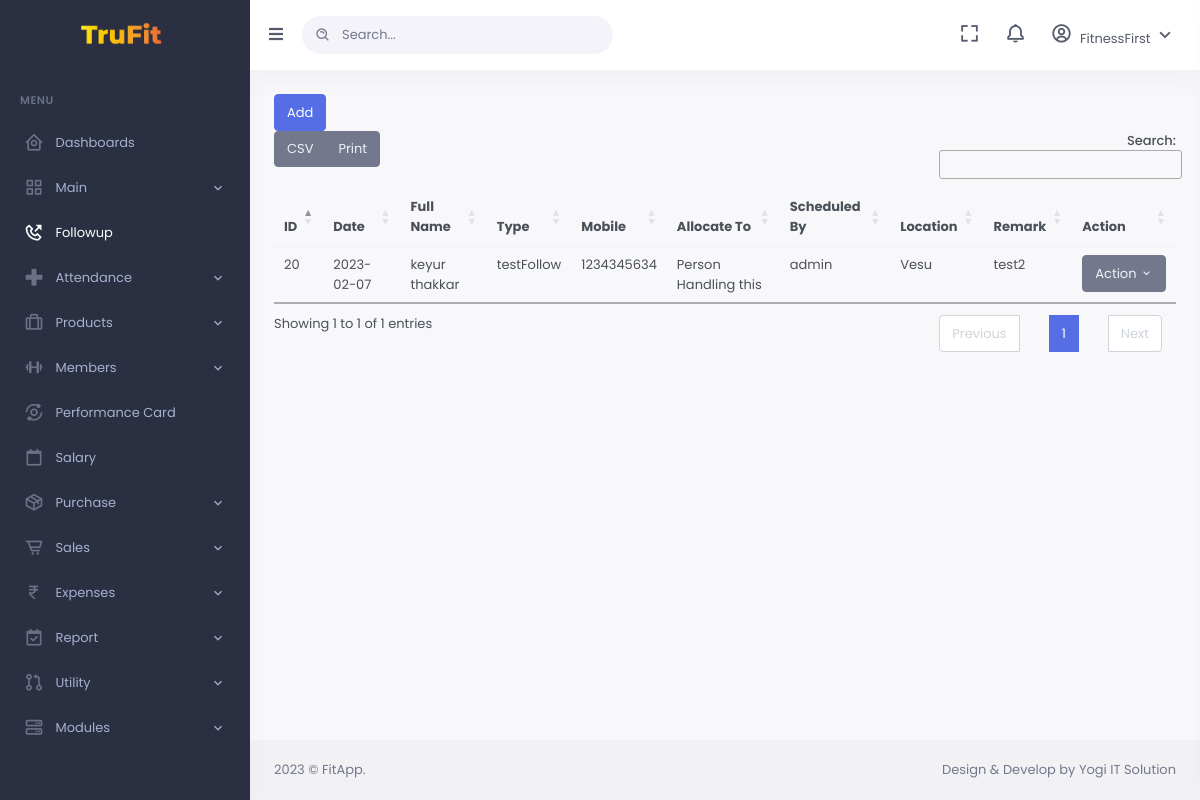
The app's page /followup.php (signed in) with its own data.
### tables this page shows
CREATE TABLE `student` (
  `stdID` int(11) NOT NULL,
  `stdfName` varchar(100) NOT NULL,
  `stdlName` varchar(100) NOT NULL,
  `stdAge` int(3) NOT NULL,
  `stdGender` varchar(7) NOT NULL,
  `stdContact` varchar(10) NOT NULL,
  `stdEmailID` varchar(50) NOT NULL,
  `school` varchar(200) NOT NULL,
  `locationID` int(11) NOT NULL,
  `refID` int(11) NOT NULL,
  `programInterestedIN` int(11) NOT NULL,
  `resume` varchar(500) NOT NULL,
  `priority` varchar(50) NOT NULL,
  `remarks` varchar(500) NOT NULL
);

CREATE TABLE `followup` (
  `fupID` int(11) NOT NULL,
  `stdID` int(11) NOT NULL,
  `date` date NOT NULL,
  `type` int(11) NOT NULL,
  `task` varchar(255) NOT NULL,
  `priority` varchar(255) NOT NULL
);

CREATE TABLE `followuptype` (
  `fuptypeID` int(11) NOT NULL,
  `followType` varchar(255) NOT NULL,
  `desp` varchar(255) NOT NULL
);

CREATE TABLE `location` (
  `locationID` int(11) NOT NULL,
  `locationName` varchar(50) NOT NULL,
  `addline1` varchar(300) NOT NULL,
  `addline2` varchar(300) NOT NULL,
  `city` varchar(100) NOT NULL,
  `zipcode` varchar(50) NOT NULL,
  `state` varchar(50) NOT NULL,
  `country` varchar(255) NOT NULL,
  `mobile` varchar(10) NOT NULL,
  `printName` varchar(255) NOT NULL,
  `locationEmail` varchar(255) NOT NULL,
  `active` int(11) NOT NULL
);

### followup.php (the view, shortened to what this page needs)
<?php
include_once 'db_conn.php';
?>
<!DOCTYPE html>
<html lang="en">
<?php
include('inc/head.php')
?>
<link rel="stylesheet" href="https://cdn.datatables.net/1.13.1/css/jquery.dataTables.min.css">
<link rel="stylesheet" href="https://cdn.datatables.net/buttons/2.3.2/css/buttons.dataTables.min.css">
<body data-sidebar="dark">
    <div id="layout-wrapper">
        <?php
        include('inc/sidebar.php')
        ?>
        <div id="main" class="layout-column flex">
            <?php
            include('inc/header.php')
            ?>
            <div class="main-content">
                <div class="page-content">
                    <div class="container-fluid">
                        <table id="table" class="table" >
                            <thead>
                                <tr>
                                    <th data-sortable="true" data-field="id">ID</th>
                                    <th data-sortable="true" data-field="date">Date</th>
                                    <th data-sortable="true" data-field="fullname">Full Name</th>
                                    <th data-sortable="true" data-field="type">Type</th>
                                    <th data-sortable="true" data-field="Mobile">Mobile</th>
                                    <th data-sortable="true" data-field="Allocated By">Allocate To</th>
                                    <th data-sortable="true" data-field="Scheduled By">Scheduled By</th>
                                    <th data-sortable="true" data-field="Location">Location</th>
                                    <th data-sortable="true" data-field="Remark">Remark</th>
                                    <th>Action</th>
                                    <a href="add-followup.php" class="btn btn-primary">Add</a>
                                </tr>
                            </thead>
                            <tbody>
                                <?php
                                $sqlIn = "SELECT * FROM `student` as s inner JOIN location as l on s.locationID = l.locationID inner join followup as f on f.stdID = s.stdID inner join followuptype as ft on f.type = ft.fuptypeID order by f.priority ";
                                $res = mysqli_query($conn, $sqlIn);
                                while ($row = mysqli_fetch_assoc($res)) {
                                ?>
                                    <tr class=" flex">
                                        <td class="flex"><?= $row['stdID'] ?></td>
                                        <td><?= $row['date'] ?></td>
                                        <td class="flex"><?= $row['stdfName'] . " " . $row['stdlName'] ?></td>
                                        <td><?= $row['followType'] ?></td>
                                        <td class="flex"><?= $row['stdContact'] ?></td>
                                        <td>
                                            Person Handling this
                                        </td>
                                        <td>admin</td>
                                        <td class="flex"><?= $row['locationName'] ?></td>
                                        <td><?= $row['remarks'] ?></td>
                                        <td>
                                            <div class="btn-group" role="group">
                                                <button id="btnGroupVerticalDrop1" type="button" class="btn btn-secondary dropdown-toggle" data-bs-toggle="dropdown" aria-haspopup="true" aria-expanded="false">
                                                    Action <i class="mdi mdi-chevron-down"></i>
                                                </button>
                                            </div>
                                        </td>
                                    </tr>
                                <?php } ?>
                            </tbody>
                        </table>
                    </div>
                </div>
            </div>
            <?php
            include('inc/footer.php')
            ?>
        </div>
</body>
</html>

### records on screen
student: followup.stdID "20", followup.date "2023-02-07", stdfName "keyur", stdlName "thakkar", followuptype.followType "testFollow", stdContact "1234345634", locationID.locationName "Vesu", remarks "test2"
